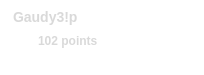
<?xml version="1.0" encoding="UTF-8"?>
<ui version="4.0">
 <class>onlineFriendsWidget</class>
 <widget class="QWidget" name="onlineFriendsWidget">
  <property name="geometry">
   <rect>
    <x>0</x>
    <y>0</y>
    <width>204</width>
    <height>75</height>
   </rect>
  </property>
  <property name="sizePolicy">
   <sizepolicy hsizetype="Fixed" vsizetype="Fixed">
    <horstretch>0</horstretch>
    <verstretch>0</verstretch>
   </sizepolicy>
  </property>
  <property name="minimumSize">
   <size>
    <width>204</width>
    <height>75</height>
   </size>
  </property>
  <property name="maximumSize">
   <size>
    <width>204</width>
    <height>16777215</height>
   </size>
  </property>
  <property name="windowTitle">
   <string>Form</string>
  </property>
  <property name="styleSheet">
   <string notr="true">background-color: rgba(255, 255, 255, 0);</string>
  </property>
  <layout class="QVBoxLayout" name="verticalLayout">
   <property name="spacing">
    <number>0</number>
   </property>
   <property name="leftMargin">
    <number>0</number>
   </property>
   <property name="topMargin">
    <number>0</number>
   </property>
   <property name="rightMargin">
    <number>0</number>
   </property>
   <property name="bottomMargin">
    <number>0</number>
   </property>
   <item>
    <widget class="QFrame" name="frame">
     <property name="minimumSize">
      <size>
       <width>204</width>
       <height>75</height>
      </size>
     </property>
     <property name="maximumSize">
      <size>
       <width>204</width>
       <height>75</height>
      </size>
     </property>
     <property name="frameShape">
      <enum>QFrame::Shape::StyledPanel</enum>
     </property>
     <property name="frameShadow">
      <enum>QFrame::Shadow::Raised</enum>
     </property>
     <widget class="QLabel" name="reply_icon">
      <property name="geometry">
       <rect>
        <x>10</x>
        <y>42</y>
        <width>41</width>
        <height>31</height>
       </rect>
      </property>
      <property name="text">
       <string/>
      </property>
      <property name="pixmap">
       <pixmap>../../../images/icon_arrow.png</pixmap>
      </property>
     </widget>
     <widget class="QLineEdit" name="lineEdit">
      <property name="geometry">
       <rect>
        <x>60</x>
        <y>50</y>
        <width>121</width>
        <height>22</height>
       </rect>
      </property>
      <property name="autoFillBackground">
       <bool>false</bool>
      </property>
      <property name="styleSheet">
       <string notr="true">font: 500 12pt &quot;Raleway&quot;;

color: rgb(255, 255, 255);

</string>
      </property>
      <property name="frame">
       <bool>false</bool>
      </property>
      <property name="placeholderText">
       <string>Send a chat</string>
      </property>
     </widget>
     <widget class="QLabel" name="inputBackground">
      <property name="geometry">
       <rect>
        <x>55</x>
        <y>50</y>
        <width>141</width>
        <height>24</height>
       </rect>
      </property>
      <property name="styleSheet">
       <string notr="true">min-width: 106;
min-height: 24;
max-height:24;</string>
      </property>
      <property name="text">
       <string/>
      </property>
      <property name="pixmap">
       <pixmap>../../../images/Rectangle 25.png</pixmap>
      </property>
      <property name="scaledContents">
       <bool>true</bool>
      </property>
     </widget>
     <widget class="QLabel" name="pointsLabel">
      <property name="geometry">
       <rect>
        <x>0</x>
        <y>30</y>
        <width>201</width>
        <height>21</height>
       </rect>
      </property>
      <property name="styleSheet">
       <string notr="true">/* 102 points */
background-color: rgba(255, 255, 255, 0);

position: absolute;
width: 33px;
height: 14px;
left: 70px;
top: 706.64px;

font-family: 'Raleway';
font-style: normal;
font-weight: 500;
font-size: 12px;
line-height: 6px;
padding-left:35px;
color: #D9D9D9;

</string>
      </property>
      <property name="text">
       <string>102 points</string>
      </property>
     </widget>
     <widget class="QWidget" name="layoutWidget">
      <property name="geometry">
       <rect>
        <x>0</x>
        <y>0</y>
        <width>201</width>
        <height>33</height>
       </rect>
      </property>
      <layout class="QHBoxLayout" name="horizontalLayout" stretch="0,0,0,0">
       <property name="spacing">
        <number>6</number>
       </property>
       <property name="sizeConstraint">
        <enum>QLayout::SizeConstraint::SetMinimumSize</enum>
       </property>
       <item>
        <widget class="QLabel" name="icon">
         <property name="maximumSize">
          <size>
           <width>32</width>
           <height>31</height>
          </size>
         </property>
         <property name="text">
          <string/>
         </property>
         <property name="pixmap">
          <pixmap>../../../images/userIcon1.png</pixmap>
         </property>
         <property name="scaledContents">
          <bool>false</bool>
         </property>
        </widget>
       </item>
       <item>
        <widget class="QLabel" name="username">
         <property name="sizePolicy">
          <sizepolicy hsizetype="Maximum" vsizetype="Preferred">
           <horstretch>0</horstretch>
           <verstretch>0</verstretch>
          </sizepolicy>
         </property>
         <property name="styleSheet">
          <string notr="true">/* Gaudy3!p */

position: absolute;
width: 44px;
height: 15px;
left: 70px;
top: 576.64px;

font-family: 'Raleway';
font-style: normal;
font-weight: 600;
font-size: 14px;
line-height: 8px;

color: #D9D9D9;

</string>
         </property>
         <property name="text">
          <string>Gaudy3!p</string>
         </property>
         <property name="scaledContents">
          <bool>true</bool>
         </property>
         <property name="textInteractionFlags">
          <set>Qt::TextInteractionFlag::NoTextInteraction</set>
         </property>
        </widget>
       </item>
       <item>
        <widget class="QLabel" name="circle">
         <property name="maximumSize">
          <size>
           <width>15</width>
           <height>15</height>
          </size>
         </property>
         <property name="styleSheet">
          <string notr="true"/>
         </property>
         <property name="frameShadow">
          <enum>QFrame::Shadow::Plain</enum>
         </property>
         <property name="text">
          <string/>
         </property>
         <property name="pixmap">
          <pixmap>../../../images/greenCircle.png</pixmap>
         </property>
         <property name="scaledContents">
          <bool>true</bool>
         </property>
        </widget>
       </item>
       <item>
        <widget class="QFrame" name="frame_2">
         <property name="sizePolicy">
          <sizepolicy hsizetype="Preferred" vsizetype="Preferred">
           <horstretch>1</horstretch>
           <verstretch>0</verstretch>
          </sizepolicy>
         </property>
         <property name="frameShape">
          <enum>QFrame::Shape::StyledPanel</enum>
         </property>
         <property name="frameShadow">
          <enum>QFrame::Shadow::Raised</enum>
         </property>
        </widget>
       </item>
      </layout>
     </widget>
     <zorder>layoutWidget</zorder>
     <zorder>reply_icon</zorder>
     <zorder>inputBackground</zorder>
     <zorder>lineEdit</zorder>
     <zorder>pointsLabel</zorder>
    </widget>
   </item>
  </layout>
 </widget>
 <resources/>
 <connections/>
</ui>
